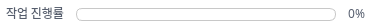
             <widget class="QGroupBox" name="groupBox_4">
              <property name="minimumSize">
               <size>
                <width>0</width>
                <height>0</height>
               </size>
              </property>
              <property name="maximumSize">
               <size>
                <width>16777215</width>
                <height>25</height>
               </size>
              </property>
              <property name="styleSheet">
               <string notr="true">QGroupBox {
    background-color: rgb(255, 255, 255);
    border: 1px solid rgb(255, 255, 255);
    border-radius: 10px;
    padding: 0px 0px;
}</string>
              </property>
              <property name="title">
               <string/>
              </property>
              <layout class="QHBoxLayout" name="horizontalLayout">
               <property name="spacing">
                <number>12</number>
               </property>
               <property name="leftMargin">
                <number>5</number>
               </property>
               <property name="topMargin">
                <number>5</number>
               </property>
               <property name="rightMargin">
                <number>5</number>
               </property>
               <property name="bottomMargin">
                <number>1</number>
               </property>
               <item>
                <widget class="QLabel" name="label_6">
                 <property name="maximumSize">
                  <size>
                   <width>16777215</width>
                   <height>15</height>
                  </size>
                 </property>
                 <property name="font">
                  <font>
                   <family>Noto Sans KR</family>
                   <weight>50</weight>
                   <bold>false</bold>
                  </font>
                 </property>
                 <property name="styleSheet">
                  <string notr="true">QLabel {
    color: rgb(85, 93, 109);
}
</string>
                 </property>
                 <property name="text">
                  <string>작업 진행률</string>
                 </property>
                 <property name="alignment">
                  <set>Qt::AlignBottom|Qt::AlignLeading|Qt::AlignLeft</set>
                 </property>
                </widget>
               </item>
               <item>
                <widget class="QProgressBar" name="progressBar">
                 <property name="sizePolicy">
                  <sizepolicy hsizetype="Expanding" vsizetype="Expanding">
                   <horstretch>0</horstretch>
                   <verstretch>0</verstretch>
                  </sizepolicy>
                 </property>
                 <property name="minimumSize">
                  <size>
                   <width>260</width>
                   <height>0</height>
                  </size>
                 </property>
                 <property name="maximumSize">
                  <size>
                   <width>260</width>
                   <height>13</height>
                  </size>
                 </property>
                 <property name="baseSize">
                  <size>
                   <width>0</width>
                   <height>0</height>
                  </size>
                 </property>
                 <property name="font">
                  <font>
                   <family>Segoe UI</family>
                   <pointsize>9</pointsize>
                   <weight>75</weight>
                   <bold>true</bold>
                  </font>
                 </property>
                 <property name="contextMenuPolicy">
                  <enum>Qt::DefaultContextMenu</enum>
                 </property>
                 <property name="layoutDirection">
                  <enum>Qt::LeftToRight</enum>
                 </property>
                 <property name="autoFillBackground">
                  <bool>false</bool>
                 </property>
                 <property name="styleSheet">
                  <string notr="true">QProgressBar {
    color: rgb(3, 90, 166);
    background-color: rgb(255, 255, 255);
    border: 1px solid rgb(200, 200, 200);
    border-radius: 6px;
    font-weight: bold;
}

QProgressBar::chunk {
    background-color: rgb(42,120,214); /* 실제 채워지는 색상 */
    border-radius: 20px;                  /* chunk도 똑같이 둥글게 */
    margin: 2px;                          /* 바깥 테두리 안쪽으로 살짝 여백 줘서 겹침 방지 */
}</string>
                 </property>
                 <property name="inputMethodHints">
                  <set>Qt::ImhNone</set>
                 </property>
                 <property name="maximum">
                  <number>100</number>
                 </property>
                 <property name="value">
                  <number>0</number>
                 </property>
                 <property name="alignment">
                  <set>Qt::AlignBottom|Qt::AlignLeading|Qt::AlignLeft</set>
                 </property>
                 <property name="textVisible">
                  <bool>false</bool>
                 </property>
                 <property name="orientation">
                  <enum>Qt::Horizontal</enum>
                 </property>
                 <property name="invertedAppearance">
                  <bool>false</bool>
                 </property>
                 <property name="textDirection">
                  <enum>QProgressBar::TopToBottom</enum>
                 </property>
                </widget>
               </item>
               <item>
                <widget class="QLabel" name="label_percent">
                 <property name="maximumSize">
                  <size>
                   <width>16777215</width>
                   <height>15</height>
                  </size>
                 </property>
                 <property name="font">
                  <font>
                   <family>Noto Sans KR</family>
                   <weight>50</weight>
                   <bold>false</bold>
                  </font>
                 </property>
                 <property name="styleSheet">
                  <string notr="true">QLabel {
    color: rgb(85, 93, 109);
}
</string>
                 </property>
                 <property name="text">
                  <string>0%</string>
                 </property>
                 <property name="alignment">
                  <set>Qt::AlignBottom|Qt::AlignRight|Qt::AlignTrailing</set>
                 </property>
                </widget>
               </item>
              </layout>
             </widget>
